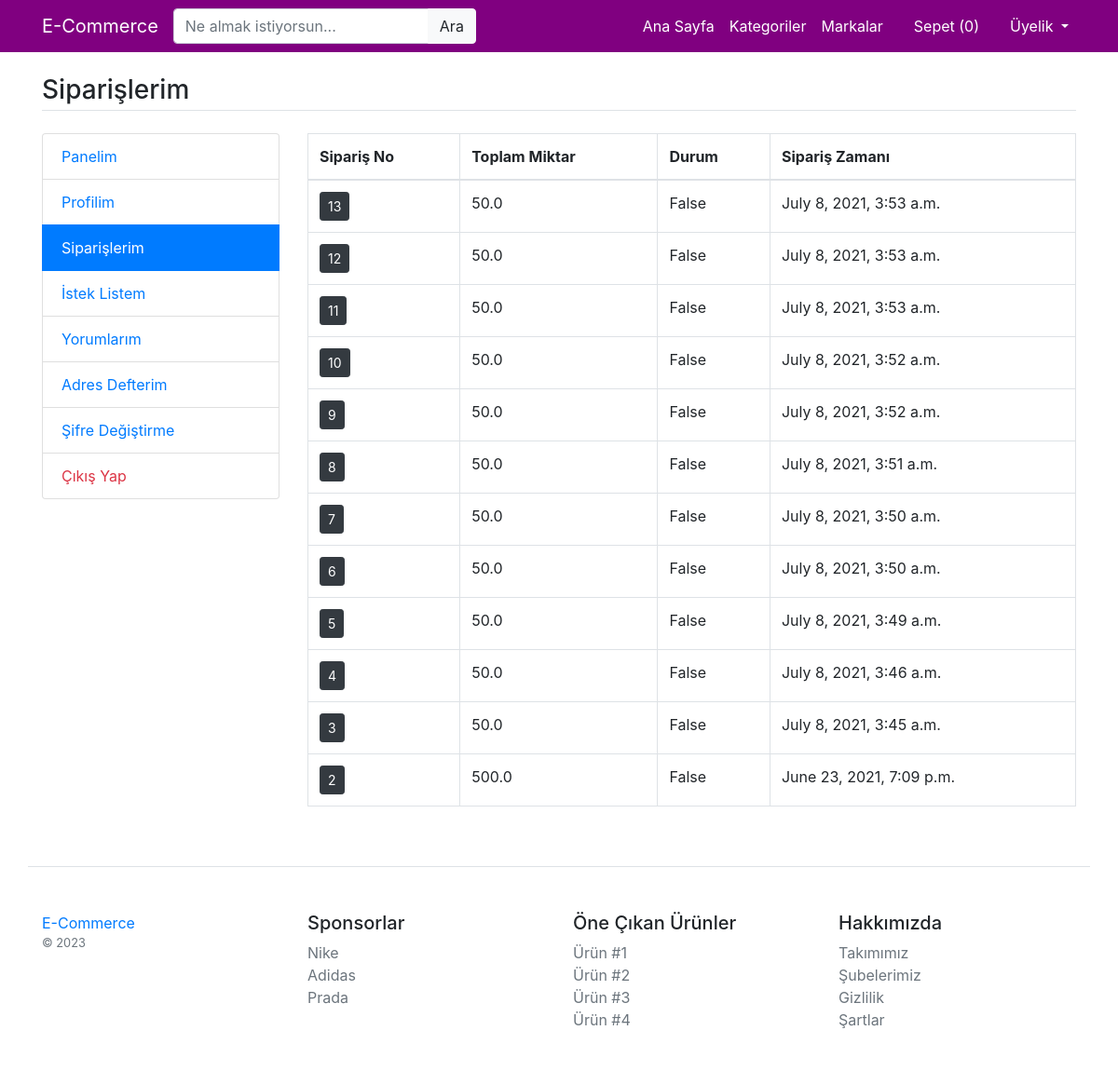
/my-orders (signed in), run on an earlier commit of the app's database.
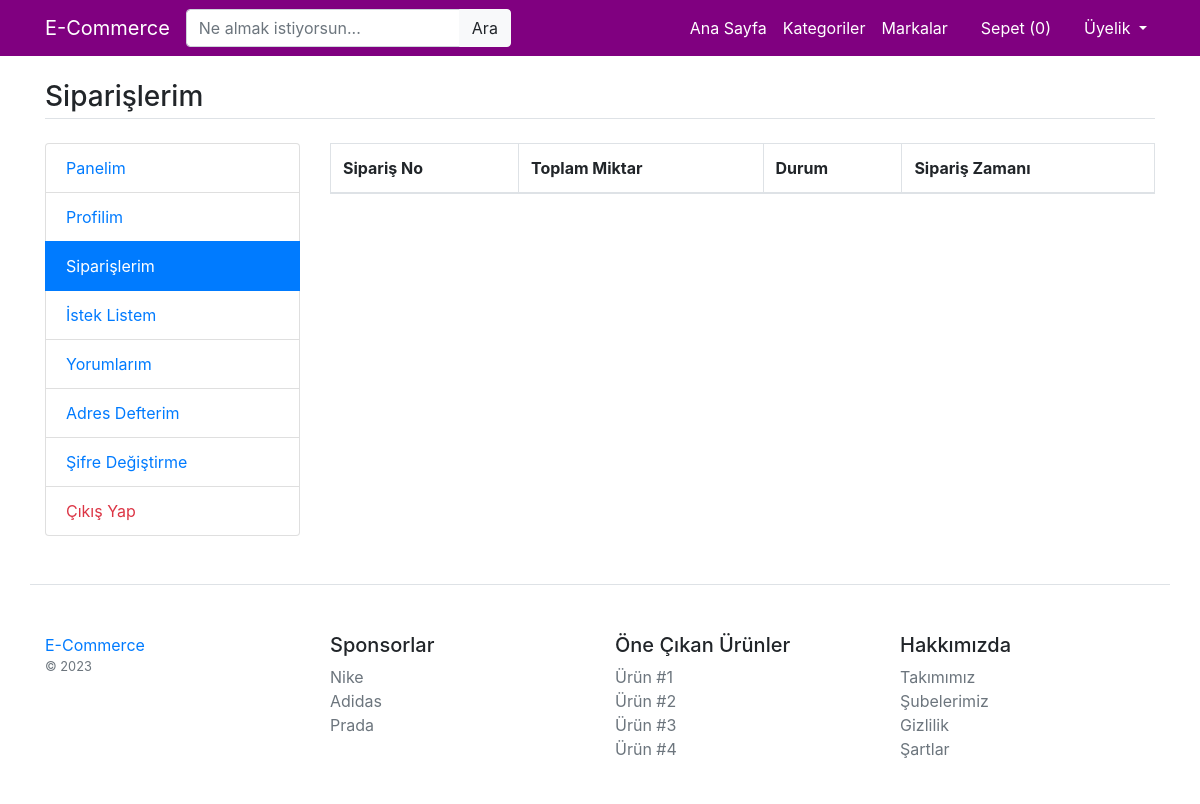
And on a later commit of the database.
### main/models.py (models this page shows)
class CartOrder(models.Model):
    user=models.ForeignKey(User,on_delete=models.CASCADE)
    total_amt=models.FloatField()
    paid_status=models.BooleanField(default=False)
    order_dt=models.DateTimeField(auto_now_add=True)
    order_status=models.CharField(choices=status_choice,default='process',max_length=150)
    class Meta:
        verbose_name_plural='8. Siparişler'

### main/views.py (the view)
# urls.py: path('my-orders',views.my_orders, name='my_orders'),
def my_orders(request):
	orders=CartOrder.objects.filter(user=request.user).order_by('-id')
	return render(request, 'user/orders.html',{'orders':orders})

### main/template_context.py (called while the page is built)
def get_filters(request):
	cats=Product.objects.distinct().values('category__title','category__id')
	brands=Product.objects.distinct().values('brand__title','brand__id')
	colors=ProductAttribute.objects.distinct().values('color__title','color__id','color__color_code')
	sizes=ProductAttribute.objects.distinct().values('size__title','size__id')
	minMaxPrice=ProductAttribute.objects.aggregate(Min('price'),Max('price'))
	data={
		'cats':cats,
		'brands':brands,
		'colors':colors,
		'sizes':sizes,
		'minMaxPrice':minMaxPrice,
	}
	return data

### main/templates/user/orders.html
{% extends 'base.html' %}
{% load static %}
{% block content %}
<main class="container my-4">
	<h3 class="my-4 border-bottom pb-1">Siparişlerim</h3>
	<div class="row">
		<div class="col-md-3">
			{% include 'user/user-sidebar.html' %}
		</div>
		<div class="col-md-9">
			<div class="table-responsive">
				<table class="table-bordered table">
					<thead>
						<tr>
							<th>Sipariş No</th>
							<th>Toplam Miktar</th>
							<th>Durum</th>
							<th>Sipariş Zamanı</th>
						</tr>
					</thead>
					<tbody>
						{% for order in orders %}
						<tr>
							<td><a href="{% url 'my_order_items' order.id %}" class="btn btn-sm btn-dark">{{order.id}}</a></td>
							<td>{{order.total_amt}}</td>
							<td>{{order.paid_status}}</td>
							<td>{{order.order_dt}}</td>
						</tr>
						{% endfor %}
					</tbody>
				</table>
			</div>
		</div>
	</div>
</main>
{% endblock %}

What changed in the data, as far as the page shows it:
removed CartOrder: id "13", total_amt "50.0", paid_status "False", order_dt "July 8, 2021, 3:53 a.m."
removed CartOrder: id "12", total_amt "50.0", paid_status "False", order_dt "July 8, 2021, 3:53 a.m."
removed CartOrder: id "11", total_amt "50.0", paid_status "False", order_dt "July 8, 2021, 3:53 a.m."
removed CartOrder: id "10", total_amt "50.0", paid_status "False", order_dt "July 8, 2021, 3:52 a.m."
removed CartOrder: id "9", total_amt "50.0", paid_status "False", order_dt "July 8, 2021, 3:52 a.m."
removed CartOrder: id "8", total_amt "50.0", paid_status "False", order_dt "July 8, 2021, 3:51 a.m."
removed CartOrder: id "7", total_amt "50.0", paid_status "False", order_dt "July 8, 2021, 3:50 a.m."
removed CartOrder: id "6", total_amt "50.0", paid_status "False", order_dt "July 8, 2021, 3:50 a.m."
removed CartOrder: id "5", total_amt "50.0", paid_status "False", order_dt "July 8, 2021, 3:49 a.m."
removed CartOrder: id "4", total_amt "50.0", paid_status "False", order_dt "July 8, 2021, 3:46 a.m."
removed CartOrder: id "3", total_amt "50.0", paid_status "False", order_dt "July 8, 2021, 3:45 a.m."
removed CartOrder: id "2", total_amt "500.0", paid_status "False", order_dt "June 23, 2021, 7:09 p.m."
